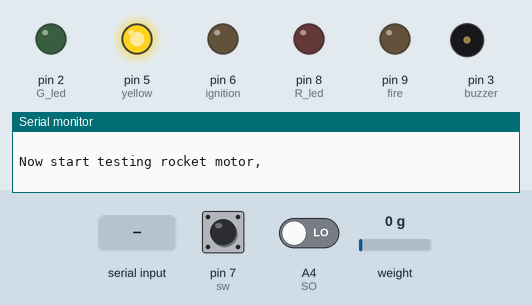
This sketch was run on a simulated Arduino Uno, built with avr-gcc and run on an emulated ATmega328P. Shown: output pins drawn as LEDs (lit = HIGH), buzzer (waves = sounding, pin HIGH), the last lines printed to the serial monitor. The test bench sets the inputs (shaded band); at power-on: pin 7 (sw) HIGH, A4 (SO) LOW, weight on the scale 0 g. Storage starts empty; pins used as bus, display or sensor lines are not drawn.

Above: at 7.3 s.
7.4 s: "1\n" received over Serial
At 10.1 s:
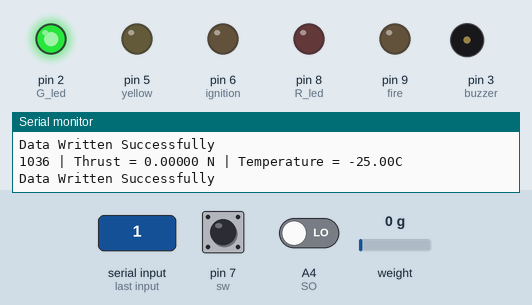
10.4 s: byte 111 ('o') received over Serial
At 11.4 s:
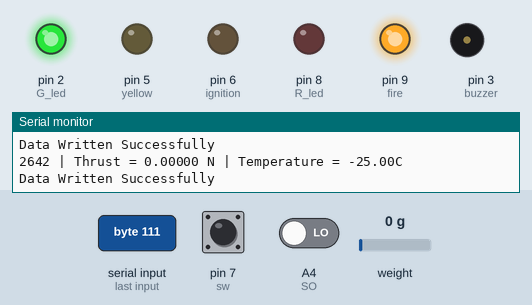
16.4 s: "p\n" received over Serial
At 17.6 s:
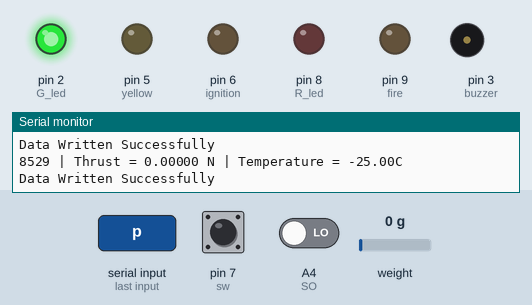
17.9 s: "o\n" received over Serial
At 19.2 s:
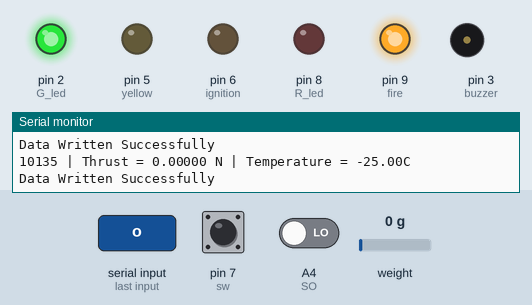
Timing chart, 0 to 20.4 s (numbered marks = the images above; inputs shaded):
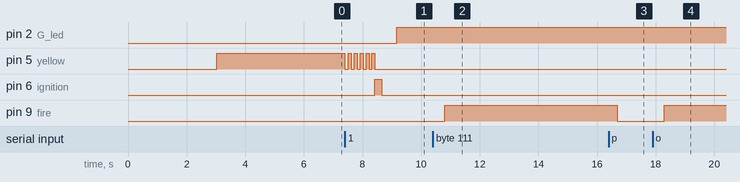

Measured:
- after the input at 7.4 s, pin 2 (G_led): LOW → HIGH after 1.8 s; pin 5 (yellow): alternates HIGH for 0.10 s and LOW for 0.10 s, 11 changes in all, then stays LOW, starting at once; pin 6 (ignition): LOW → HIGH after 1.0 s, → LOW 0.23 s later
- after the input at 10.4 s, pin 9 (fire): LOW → HIGH after 0.40 s
- after the input at 16.4 s, pin 9 (fire): HIGH → LOW after 0.29 s
- after the input at 17.9 s, pin 9 (fire): LOW → HIGH after 0.40 s

The sketch:

Final_Code_Avionics_Final.ino
```cpp
#include "HX711.h"
#include <Wire.h>
#include <SD.h>

#define DOUT  A0
#define CLK  A1
#define SO  A4
#define CS  A2
#define SCK A3
#define G_led 2
#define R_led 8
#define buzzer 3
#define yellow 5
#define ignition 6
#define fire 9

float temp_c, temp;
char Incoming_value;
char stopsignal;
int sw = 7;
int i = 10;
float mass;
float thrust;
float calibration_factor = -134715;
unsigned long startTime;
unsigned long elapsedTime;
boolean val = false;

HX711 scale(DOUT, CLK);

int CSK = 4;
File Data; //file object that is used to read and write data


void setup()
{
     //load cell
     Serial.begin(9600);
     Serial.println("======= ROCKET MOTOR STATIC TEST =======");
     Serial.println(" ");
     pinMode(CLK, OUTPUT);
     pinMode(sw, INPUT_PULLUP);
     scale.set_scale();
     scale.tare();
     long zero_factor = scale.read_average();

     //SD Card
     pinMode(CSK, OUTPUT);
     Serial.println("Initializing SD Card");
     if (!SD.begin(CSK))
     {
       Serial.println("NO SD CARD DETECTED. Please insert SD Card and reset the device");
       Serial.println(" ");
     }else{
       Serial.println("Initialization Done");
       Serial.println(" ");
     }
     delay(1000);
     Serial.println("Please read control options before starting ignition.");

     //relay
     pinMode(yellow, OUTPUT);
     digitalWrite(yellow, HIGH);
     pinMode(ignition, OUTPUT);
     pinMode(fire, OUTPUT);
     digitalWrite(fire, LOW);
     Serial.println("Click 'START IGNITION' or type '1' on the serial monitor to start ignition.");
     delay(1000);
     Serial.println(" ");
     Serial.println("Click 'STOP DATA ACQUISITION' or type '0' on the serial monitor to stop data acquisition.");
     Serial.println(" ");
     delay(1000);
     Serial.println("o = Turn on fire extinguisher");
     Serial.println("p = Turn off fire extinguisher");
     delay(1000);
     Serial.println("Controlled Fire Extinguisher Enabled");
     Serial.println(" ");
     Serial.println("Now start testing rocket motor,");
     Serial.println(" ");

     //thermocouple
     pinMode(R_led,OUTPUT);
     pinMode(G_led,OUTPUT);
     pinMode(buzzer,OUTPUT);
}

void loop()
{
  if (Serial.available()){
    Incoming_value = Serial.read();
    if(Incoming_value == 'o' || Incoming_value == 'O' ){
      digitalWrite(fire, HIGH);
    }
    else if(Incoming_value == 'p' || Incoming_value == 'P'){
      digitalWrite(fire, LOW);
    }
    else if (digitalRead(yellow) == HIGH){
      if (Incoming_value == '1'){
        Serial.println("                  COUNTDOWN STARTED ");
        Serial.println(" ");

        for (int i=10; i>=1; i--){
          if (Serial.available()){
             Incoming_value = Serial.read();
          }
          if (Incoming_value != 's' && Incoming_value != 'S') {
            if(Incoming_value == 'o' || Incoming_value == 'O'){ digitalWrite(fire, HIGH); }
            if(Incoming_value == 'p' || Incoming_value == 'P'){digitalWrite(fire, LOW);}
            digitalWrite(yellow, !digitalRead(yellow));
            Serial.print("                   ");
            Serial.print(i);
            Serial.println("                   ");
            delay(100);//countdown
         }
         if(Incoming_value == 's' || Incoming_value == 'S'){
           Serial.println("IGNITION HALTED: Type '1' or click 'START IGNITION' button for restarting countdown.");
           digitalWrite(yellow, HIGH);
         }
       }
       if(Incoming_value != 's' && Incoming_value != 'S'){
         Serial.println(" ");
         Serial.print("              ");
         Serial.println("GET SET GO");
         Serial.println(" ");
         digitalWrite(yellow,LOW);
         digitalWrite(ignition,HIGH);
         Serial.println("Relay is set to HIGH for 2 seconds.");
         Serial.println("Rocket Motor Igniting");
         delay(200);                       //ignition duration
         digitalWrite(ignition,LOW);
         Serial.println("Relay is set to LOW");
         Serial.println(" ");
         Serial.println("ROCKET MOTOR IGNITED");
         Serial.println("DATA ACQUISITION STARTED");
         Serial.println();
         startTime = millis();
         val = true;
       }
     }
     else {val = false;}
    }
   }else if (digitalRead(yellow) == LOW && Incoming_value == '0'){
     val = false;
     Serial.println("DATA ACQUISITION AND TESTING STOPPED");
     while(1){
      if (Serial.available()){
        Incoming_value = Serial.read();
        if (Incoming_value == 'o' || Incoming_value == 'O'){
          digitalWrite(fire, HIGH);
        }
        if (Incoming_value == 'p' || Incoming_value == 'P'){
          digitalWrite(fire, LOW);
        }
      }
     }
    }
    if (val == true){
      scale.set_scale(calibration_factor);
      mass = scale.get_units(5);
      thrust = mass*9.8;
      elapsedTime = millis() - startTime;
      Serial.print(elapsedTime);
      Serial.print(" | ");
      Serial.print("Thrust = ");
      Serial.print(thrust, 5);
      Serial.print(" N");
      Serial.print(" | ");
      Serial.print("Temperature = ");
     temp_c = Thermocouple_read();
     temp = temp_c-25;
     if(isnan(temp_c)){
       Serial.print("Connect");
       Serial.println("Thermocouple");
       loop();
     }
     Serial.print(temp,2);
     Serial.print("C");
     Serial.println();
     if(temp>150){
       digitalWrite(buzzer, HIGH);
       digitalWrite(G_led, LOW);
       digitalWrite(R_led, HIGH);
     }
     else{
       digitalWrite(G_led, HIGH);
       digitalWrite(R_led, LOW);
       digitalWrite(buzzer, LOW);
      }
      if (digitalRead(sw)== LOW){
        scale.set_scale();
        scale.tare();
      }
      Data = SD.open("DataAcquisition.txt", FILE_WRITE);
      Data.seek(EOF);
      if (Data)
      {
        Data.print(elapsedTime);
        Data.print(", ");
        Data.print(thrust, 2);
        Data.print(", ");
        Data.print(temp, 2);
        Data.print("\n");
        Data.close();
        Serial.println("Data Written Successfully");
      }else{
         Serial.println("Couldn't write data");
         Serial.println(" ");
      }
      delay(20);
    }
}


double Thermocouple_read() {
uint16_t v_out;
pinMode(CS, OUTPUT);
pinMode(SO, INPUT);
pinMode(SCK, OUTPUT);
digitalWrite(CS, LOW);
delay(1);
v_out = shiftIn(SO, SCK, MSBFIRST);
v_out <<= 8;
v_out |= shiftIn(SO, SCK, MSBFIRST);
digitalWrite(CS, HIGH);
if (v_out & 0x4) {
return NAN;
}
v_out >>= 3;
return v_out*0.2529;
}
```
